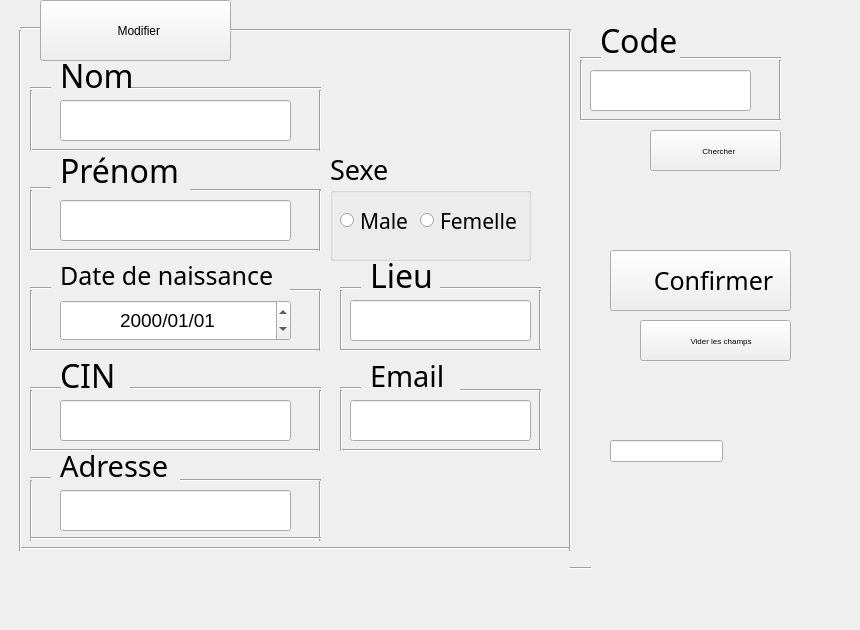
    <widget class="QWidget" name="tab_modifier">
     <attribute name="title">
      <string>Modifier</string>
     </attribute>
     <widget class="QPushButton" name="pushButton_10">
      <property name="geometry">
       <rect>
        <x>640</x>
        <y>320</y>
        <width>151</width>
        <height>41</height>
       </rect>
      </property>
      <property name="font">
       <font>
        <pointsize>6</pointsize>
       </font>
      </property>
      <property name="text">
       <string>     Vider les champs</string>
      </property>
     </widget>
     <widget class="QLabel" name="label_43">
      <property name="geometry">
       <rect>
        <x>580</x>
        <y>250</y>
        <width>61</width>
        <height>61</height>
       </rect>
      </property>
      <property name="text">
       <string/>
      </property>
     </widget>
     <widget class="QPushButton" name="pushButton_11">
      <property name="geometry">
       <rect>
        <x>40</x>
        <y>0</y>
        <width>191</width>
        <height>61</height>
       </rect>
      </property>
      <property name="text">
       <string>  Modifier</string>
      </property>
     </widget>
     <widget class="QPushButton" name="pushButton_12">
      <property name="geometry">
       <rect>
        <x>610</x>
        <y>250</y>
        <width>181</width>
        <height>61</height>
       </rect>
      </property>
      <property name="font">
       <font>
        <family>Bahnschrift</family>
        <pointsize>19</pointsize>
       </font>
      </property>
      <property name="text">
       <string>    Confirmer</string>
      </property>
     </widget>
     <widget class="QLabel" name="label_44">
      <property name="geometry">
       <rect>
        <x>20</x>
        <y>0</y>
        <width>51</width>
        <height>51</height>
       </rect>
      </property>
      <property name="text">
       <string/>
      </property>
     </widget>
     <widget class="QLabel" name="label_45">
      <property name="geometry">
       <rect>
        <x>620</x>
        <y>320</y>
        <width>41</width>
        <height>41</height>
       </rect>
      </property>
      <property name="text">
       <string/>
      </property>
     </widget>
     <widget class="QLabel" name="label_46">
      <property name="geometry">
       <rect>
        <x>660</x>
        <y>430</y>
        <width>191</width>
        <height>191</height>
       </rect>
      </property>
      <property name="text">
       <string/>
      </property>
     </widget>
     <widget class="QLabel" name="label_47">
      <property name="geometry">
       <rect>
        <x>0</x>
        <y>0</y>
        <width>801</width>
        <height>591</height>
       </rect>
      </property>
      <property name="text">
       <string/>
      </property>
     </widget>
     <widget class="Line" name="line_134">
      <property name="geometry">
       <rect>
        <x>580</x>
        <y>50</y>
        <width>21</width>
        <height>16</height>
       </rect>
      </property>
      <property name="orientation">
       <enum>Qt::Horizontal</enum>
      </property>
     </widget>
     <widget class="QLineEdit" name="CodeEdit_4">
      <property name="geometry">
       <rect>
        <x>590</x>
        <y>70</y>
        <width>161</width>
        <height>41</height>
       </rect>
      </property>
      <property name="font">
       <font>
        <pointsize>14</pointsize>
       </font>
      </property>
     </widget>
     <widget class="QLabel" name="label_48">
      <property name="geometry">
       <rect>
        <x>600</x>
        <y>20</y>
        <width>91</width>
        <height>41</height>
       </rect>
      </property>
      <property name="font">
       <font>
        <family>Bahnschrift</family>
        <pointsize>24</pointsize>
       </font>
      </property>
      <property name="text">
       <string>Code</string>
      </property>
     </widget>
     <widget class="Line" name="line_133">
      <property name="geometry">
       <rect>
        <x>770</x>
        <y>60</y>
        <width>20</width>
        <height>61</height>
       </rect>
      </property>
      <property name="orientation">
       <enum>Qt::Vertical</enum>
      </property>
     </widget>
     <widget class="Line" name="line_130">
      <property name="geometry">
       <rect>
        <x>580</x>
        <y>60</y>
        <width>3</width>
        <height>61</height>
       </rect>
      </property>
      <property name="orientation">
       <enum>Qt::Vertical</enum>
      </property>
     </widget>
     <widget class="Line" name="line_132">
      <property name="geometry">
       <rect>
        <x>680</x>
        <y>50</y>
        <width>101</width>
        <height>16</height>
       </rect>
      </property>
      <property name="orientation">
       <enum>Qt::Horizontal</enum>
      </property>
     </widget>
     <widget class="Line" name="line_131">
      <property name="geometry">
       <rect>
        <x>580</x>
        <y>110</y>
        <width>201</width>
        <height>20</height>
       </rect>
      </property>
      <property name="orientation">
       <enum>Qt::Horizontal</enum>
      </property>
     </widget>
     <widget class="QGroupBox" name="groupBox_4">
      <property name="geometry">
       <rect>
        <x>330</x>
        <y>150</y>
        <width>201</width>
        <height>111</height>
       </rect>
      </property>
      <property name="font">
       <font>
        <family>Bahnschrift</family>
        <pointsize>20</pointsize>
       </font>
      </property>
      <property name="title">
       <string>Sexe</string>
      </property>
      <widget class="QRadioButton" name="radioMale_7">
       <property name="geometry">
        <rect>
         <x>10</x>
         <y>50</y>
         <width>81</width>
         <height>41</height>
        </rect>
       </property>
       <property name="font">
        <font>
         <family>Bahnschrift</family>
         <pointsize>16</pointsize>
        </font>
       </property>
       <property name="text">
        <string>Male</string>
       </property>
      </widget>
      <widget class="QRadioButton" name="radioFemelle_7">
       <property name="geometry">
        <rect>
         <x>90</x>
         <y>50</y>
         <width>121</width>
         <height>41</height>
        </rect>
       </property>
       <property name="font">
        <font>
         <family>Bahnschrift</family>
         <pointsize>16</pointsize>
        </font>
       </property>
       <property name="text">
        <string>Femelle</string>
       </property>
      </widget>
     </widget>
     <widget class="Line" name="line_148">
      <property name="geometry">
       <rect>
        <x>30</x>
        <y>140</y>
        <width>291</width>
        <height>20</height>
       </rect>
      </property>
      <property name="orientation">
       <enum>Qt::Horizontal</enum>
      </property>
     </widget>
     <widget class="Line" name="line_135">
      <property name="geometry">
       <rect>
        <x>30</x>
        <y>340</y>
        <width>291</width>
        <height>20</height>
       </rect>
      </property>
      <property name="orientation">
       <enum>Qt::Horizontal</enum>
      </property>
     </widget>
     <widget class="Line" name="line_126">
      <property name="geometry">
       <rect>
        <x>30</x>
        <y>480</y>
        <width>3</width>
        <height>61</height>
       </rect>
      </property>
      <property name="orientation">
       <enum>Qt::Vertical</enum>
      </property>
     </widget>
     <widget class="Line" name="line_160">
      <property name="geometry">
       <rect>
        <x>340</x>
        <y>280</y>
        <width>21</width>
        <height>16</height>
       </rect>
      </property>
      <property name="orientation">
       <enum>Qt::Horizontal</enum>
      </property>
     </widget>
     <widget class="QLabel" name="label_50">
      <property name="geometry">
       <rect>
        <x>60</x>
        <y>450</y>
        <width>151</width>
        <height>31</height>
       </rect>
      </property>
      <property name="font">
       <font>
        <family>Bahnschrift</family>
        <pointsize>22</pointsize>
       </font>
      </property>
      <property name="text">
       <string>Adresse</string>
      </property>
     </widget>
     <widget class="Line" name="line_128">
      <property name="geometry">
       <rect>
        <x>310</x>
        <y>290</y>
        <width>20</width>
        <height>61</height>
       </rect>
      </property>
      <property name="orientation">
       <enum>Qt::Vertical</enum>
      </property>
     </widget>
     <widget class="Line" name="line_157">
      <property name="geometry">
       <rect>
        <x>530</x>
        <y>290</y>
        <width>20</width>
        <height>61</height>
       </rect>
      </property>
      <property name="orientation">
       <enum>Qt::Vertical</enum>
      </property>
     </widget>
     <widget class="Line" name="line_125">
      <property name="geometry">
       <rect>
        <x>30</x>
        <y>190</y>
        <width>3</width>
        <height>61</height>
       </rect>
      </property>
      <property name="orientation">
       <enum>Qt::Vertical</enum>
      </property>
     </widget>
     <widget class="Line" name="line_150">
      <property name="geometry">
       <rect>
        <x>20</x>
        <y>540</y>
        <width>551</width>
        <height>16</height>
       </rect>
      </property>
      <property name="orientation">
       <enum>Qt::Horizontal</enum>
      </property>
     </widget>
     <widget class="Line" name="line_162">
      <property name="geometry">
       <rect>
        <x>340</x>
        <y>290</y>
        <width>3</width>
        <height>61</height>
       </rect>
      </property>
      <property name="orientation">
       <enum>Qt::Vertical</enum>
      </property>
     </widget>
     <widget class="Line" name="line_124">
      <property name="geometry">
       <rect>
        <x>290</x>
        <y>280</y>
        <width>31</width>
        <height>20</height>
       </rect>
      </property>
      <property name="orientation">
       <enum>Qt::Horizontal</enum>
      </property>
     </widget>
     <widget class="Line" name="line_154">
      <property name="geometry">
       <rect>
        <x>190</x>
        <y>180</y>
        <width>131</width>
        <height>20</height>
       </rect>
      </property>
      <property name="orientation">
       <enum>Qt::Horizontal</enum>
      </property>
     </widget>
     <widget class="Line" name="line_156">
      <property name="geometry">
       <rect>
        <x>30</x>
        <y>440</y>
        <width>291</width>
        <height>20</height>
       </rect>
      </property>
      <property name="orientation">
       <enum>Qt::Horizontal</enum>
      </property>
     </widget>
     <widget class="Line" name="line_142">
      <property name="geometry">
       <rect>
        <x>30</x>
        <y>280</y>
        <width>21</width>
        <height>16</height>
       </rect>
      </property>
      <property name="orientation">
       <enum>Qt::Horizontal</enum>
      </property>
     </widget>
     <widget class="Line" name="line_136">
      <property name="geometry">
       <rect>
        <x>30</x>
        <y>290</y>
        <width>3</width>
        <height>61</height>
       </rect>
      </property>
      <property name="orientation">
       <enum>Qt::Vertical</enum>
      </property>
     </widget>
     <widget class="Line" name="line_144">
      <property name="geometry">
       <rect>
        <x>30</x>
        <y>90</y>
        <width>3</width>
        <height>61</height>
       </rect>
      </property>
      <property name="orientation">
       <enum>Qt::Vertical</enum>
      </property>
     </widget>
     <widget class="Line" name="line_141">
      <property name="geometry">
       <rect>
        <x>310</x>
        <y>480</y>
        <width>20</width>
        <height>61</height>
       </rect>
      </property>
      <property name="orientation">
       <enum>Qt::Vertical</enum>
      </property>
     </widget>
     <widget class="Line" name="line_146">
      <property name="geometry">
       <rect>
        <x>130</x>
        <y>80</y>
        <width>191</width>
        <height>16</height>
       </rect>
      </property>
      <property name="orientation">
       <enum>Qt::Horizontal</enum>
      </property>
     </widget>
     <widget class="Line" name="line_139">
      <property name="geometry">
       <rect>
        <x>340</x>
        <y>340</y>
        <width>201</width>
        <height>20</height>
       </rect>
      </property>
      <property name="orientation">
       <enum>Qt::Horizontal</enum>
      </property>
     </widget>
     <widget class="QLabel" name="label_51">
      <property name="geometry">
       <rect>
        <x>370</x>
        <y>260</y>
        <width>101</width>
        <height>31</height>
       </rect>
      </property>
      <property name="font">
       <font>
        <family>Bahnschrift</family>
        <pointsize>24</pointsize>
       </font>
      </property>
      <property name="text">
       <string>Lieu</string>
      </property>
     </widget>
     <widget class="Line" name="line_158">
      <property name="geometry">
       <rect>
        <x>30</x>
        <y>80</y>
        <width>21</width>
        <height>16</height>
       </rect>
      </property>
      <property name="orientation">
       <enum>Qt::Horizontal</enum>
      </property>
     </widget>
     <widget class="Line" name="line_127">
      <property name="geometry">
       <rect>
        <x>30</x>
        <y>390</y>
        <width>3</width>
        <height>61</height>
       </rect>
      </property>
      <property name="orientation">
       <enum>Qt::Vertical</enum>
      </property>
     </widget>
     <widget class="QDateEdit" name="dateEdit_4">
      <property name="geometry">
       <rect>
        <x>60</x>
        <y>300</y>
        <width>231</width>
        <height>41</height>
       </rect>
      </property>
      <property name="font">
       <font>
        <pointsize>14</pointsize>
       </font>
      </property>
      <property name="layoutDirection">
       <enum>Qt::LeftToRight</enum>
      </property>
      <property name="alignment">
       <set>Qt::AlignCenter</set>
      </property>
      <property name="displayFormat">
       <string>yyyy/MM/dd</string>
      </property>
     </widget>
     <widget class="QLabel" name="label_49">
      <property name="geometry">
       <rect>
        <x>60</x>
        <y>140</y>
        <width>131</width>
        <height>61</height>
       </rect>
      </property>
      <property name="font">
       <font>
        <family>Bahnschrift</family>
        <pointsize>24</pointsize>
       </font>
      </property>
      <property name="text">
       <string>Prénom</string>
      </property>
     </widget>
     <widget class="Line" name="line_147">
      <property name="geometry">
       <rect>
        <x>560</x>
        <y>30</y>
        <width>20</width>
        <height>521</height>
       </rect>
      </property>
      <property name="orientation">
       <enum>Qt::Vertical</enum>
      </property>
     </widget>
     <widget class="Line" name="line_143">
      <property name="geometry">
       <rect>
        <x>10</x>
        <y>30</y>
        <width>20</width>
        <height>521</height>
       </rect>
      </property>
      <property name="orientation">
       <enum>Qt::Vertical</enum>
      </property>
     </widget>
     <widget class="Line" name="line_149">
      <property name="geometry">
       <rect>
        <x>30</x>
        <y>470</y>
        <width>21</width>
        <height>16</height>
       </rect>
      </property>
      <property name="orientation">
       <enum>Qt::Horizontal</enum>
      </property>
     </widget>
     <widget class="Line" name="line_155">
      <property name="geometry">
       <rect>
        <x>30</x>
        <y>240</y>
        <width>291</width>
        <height>20</height>
       </rect>
      </property>
      <property name="orientation">
       <enum>Qt::Horizontal</enum>
      </property>
     </widget>
     <widget class="QLineEdit" name="LieuEdit_4">
      <property name="geometry">
       <rect>
        <x>350</x>
        <y>300</y>
        <width>181</width>
        <height>41</height>
       </rect>
      </property>
      <property name="font">
       <font>
        <pointsize>14</pointsize>
       </font>
      </property>
     </widget>
     <widget class="Line" name="line_138">
      <property name="geometry">
       <rect>
        <x>440</x>
        <y>280</y>
        <width>101</width>
        <height>16</height>
       </rect>
      </property>
      <property name="orientation">
       <enum>Qt::Horizontal</enum>
      </property>
     </widget>
     <widget class="Line" name="line_145">
      <property name="geometry">
       <rect>
        <x>130</x>
        <y>380</y>
        <width>191</width>
        <height>16</height>
       </rect>
      </property>
      <property name="orientation">
       <enum>Qt::Horizontal</enum>
      </property>
     </widget>
     <widget class="Line" name="line_152">
      <property name="geometry">
       <rect>
        <x>310</x>
        <y>390</y>
        <width>20</width>
        <height>61</height>
       </rect>
      </property>
      <property name="orientation">
       <enum>Qt::Vertical</enum>
      </property>
     </widget>
     <widget class="QLineEdit" name="adresseEdit_4">
      <property name="geometry">
       <rect>
        <x>60</x>
        <y>490</y>
        <width>231</width>
        <height>41</height>
       </rect>
      </property>
      <property name="font">
       <font>
        <pointsize>14</pointsize>
       </font>
      </property>
     </widget>
     <widget class="QLineEdit" name="CINEdit_4">
      <property name="geometry">
       <rect>
        <x>60</x>
        <y>400</y>
        <width>231</width>
        <height>41</height>
       </rect>
      </property>
      <property name="font">
       <font>
        <pointsize>14</pointsize>
       </font>
      </property>
     </widget>
     <widget class="Line" name="line_137">
      <property name="geometry">
       <rect>
        <x>230</x>
        <y>20</y>
        <width>341</width>
        <height>20</height>
       </rect>
      </property>
      <property name="orientation">
       <enum>Qt::Horizontal</enum>
      </property>
     </widget>
     <widget class="Line" name="line_151">
      <property name="geometry">
       <rect>
        <x>30</x>
        <y>180</y>
        <width>21</width>
        <height>16</height>
       </rect>
      </property>
      <property name="orientation">
       <enum>Qt::Horizontal</enum>
      </property>
     </widget>
     <widget class="QLineEdit" name="nomEdit_4">
      <property name="geometry">
       <rect>
        <x>60</x>
        <y>100</y>
        <width>231</width>
        <height>41</height>
       </rect>
      </property>
      <property name="font">
       <font>
        <pointsize>14</pointsize>
       </font>
      </property>
     </widget>
     <widget class="Line" name="line_140">
      <property name="geometry">
       <rect>
        <x>30</x>
        <y>530</y>
        <width>291</width>
        <height>16</height>
       </rect>
      </property>
      <property name="orientation">
       <enum>Qt::Horizontal</enum>
      </property>
     </widget>
     <widget class="QLineEdit" name="prenomEdit_4">
      <property name="geometry">
       <rect>
        <x>60</x>
        <y>200</y>
        <width>231</width>
        <height>41</height>
       </rect>
      </property>
      <property name="font">
       <font>
        <pointsize>14</pointsize>
       </font>
      </property>
     </widget>
     <widget class="Line" name="line_153">
      <property name="geometry">
       <rect>
        <x>180</x>
        <y>470</y>
        <width>141</width>
        <height>20</height>
       </rect>
      </property>
      <property name="orientation">
       <enum>Qt::Horizontal</enum>
      </property>
     </widget>
     <widget class="Line" name="line_161">
      <property name="geometry">
       <rect>
        <x>310</x>
        <y>90</y>
        <width>20</width>
        <height>61</height>
       </rect>
      </property>
      <property name="orientation">
       <enum>Qt::Vertical</enum>
      </property>
     </widget>
     <widget class="Line" name="line_159">
      <property name="geometry">
       <rect>
        <x>30</x>
        <y>380</y>
        <width>31</width>
        <height>16</height>
       </rect>
      </property>
      <property name="orientation">
       <enum>Qt::Horizontal</enum>
      </property>
     </widget>
     <widget class="Line" name="line_163">
      <property name="geometry">
       <rect>
        <x>570</x>
        <y>560</y>
        <width>21</width>
        <height>16</height>
       </rect>
      </property>
      <property name="orientation">
       <enum>Qt::Horizontal</enum>
      </property>
     </widget>
     <widget class="Line" name="line_164">
      <property name="geometry">
       <rect>
        <x>20</x>
        <y>20</y>
        <width>21</width>
        <height>16</height>
       </rect>
      </property>
      <property name="orientation">
       <enum>Qt::Horizontal</enum>
      </property>
     </widget>
     <widget class="QLabel" name="label_52">
      <property name="geometry">
       <rect>
        <x>60</x>
        <y>60</y>
        <width>91</width>
        <height>31</height>
       </rect>
      </property>
      <property name="font">
       <font>
        <family>Bahnschrift</family>
        <pointsize>24</pointsize>
       </font>
      </property>
      <property name="text">
       <string>Nom</string>
      </property>
     </widget>
     <widget class="QLabel" name="label_53">
      <property name="geometry">
       <rect>
        <x>60</x>
        <y>260</y>
        <width>241</width>
        <height>31</height>
       </rect>
      </property>
      <property name="font">
       <font>
        <family>Bahnschrift</family>
        <pointsize>19</pointsize>
       </font>
      </property>
      <property name="text">
       <string>Date de naissance</string>
      </property>
     </widget>
     <widget class="QLabel" name="label_54">
      <property name="geometry">
       <rect>
        <x>60</x>
        <y>360</y>
        <width>111</width>
        <height>31</height>
       </rect>
      </property>
      <property name="font">
       <font>
        <family>Bahnschrift</family>
        <pointsize>24</pointsize>
       </font>
      </property>
      <property name="text">
       <string>CIN</string>
      </property>
     </widget>
     <widget class="Line" name="line_165">
      <property name="geometry">
       <rect>
        <x>310</x>
        <y>190</y>
        <width>20</width>
        <height>61</height>
       </rect>
      </property>
      <property name="orientation">
       <enum>Qt::Vertical</enum>
      </property>
     </widget>
     <widget class="QLineEdit" name="SexeEdit_4">
      <property name="geometry">
       <rect>
        <x>610</x>
        <y>440</y>
        <width>113</width>
        <height>22</height>
       </rect>
      </property>
     </widget>
     <widget class="QLabel" name="label_56">
      <property name="geometry">
       <rect>
        <x>630</x>
        <y>130</y>
        <width>41</width>
        <height>41</height>
       </rect>
      </property>
      <property name="text">
       <string/>
      </property>
     </widget>
     <widget class="QPushButton" name="pushButton_14">
      <property name="geometry">
       <rect>
        <x>650</x>
        <y>130</y>
        <width>131</width>
        <height>41</height>
       </rect>
      </property>
      <property name="font">
       <font>
        <pointsize>6</pointsize>
       </font>
      </property>
      <property name="text">
       <string>   Chercher</string>
      </property>
     </widget>
     <widget class="Line" name="line_171">
      <property name="geometry">
       <rect>
        <x>530</x>
        <y>390</y>
        <width>20</width>
        <height>61</height>
       </rect>
      </property>
      <property name="orientation">
       <enum>Qt::Vertical</enum>
      </property>
     </widget>
     <widget class="QLabel" name="label_62">
      <property name="geometry">
       <rect>
        <x>370</x>
        <y>360</y>
        <width>101</width>
        <height>31</height>
       </rect>
      </property>
      <property name="font">
       <font>
        <family>Bahnschrift</family>
        <pointsize>22</pointsize>
       </font>
      </property>
      <property name="text">
       <string>Email</string>
      </property>
     </widget>
     <widget class="Line" name="line_172">
      <property name="geometry">
       <rect>
        <x>340</x>
        <y>440</y>
        <width>201</width>
        <height>20</height>
       </rect>
      </property>
      <property name="orientation">
       <enum>Qt::Horizontal</enum>
      </property>
     </widget>
     <widget class="Line" name="line_173">
      <property name="geometry">
       <rect>
        <x>460</x>
        <y>380</y>
        <width>81</width>
        <height>20</height>
       </rect>
      </property>
      <property name="orientation">
       <enum>Qt::Horizontal</enum>
      </property>
     </widget>
     <widget class="Line" name="line_174">
      <property name="geometry">
       <rect>
        <x>340</x>
        <y>380</y>
        <width>21</width>
        <height>16</height>
       </rect>
      </property>
      <property name="orientation">
       <enum>Qt::Horizontal</enum>
      </property>
     </widget>
     <widget class="Line" name="line_175">
      <property name="geometry">
       <rect>
        <x>340</x>
        <y>390</y>
        <width>3</width>
        <height>61</height>
       </rect>
      </property>
      <property name="orientation">
       <enum>Qt::Vertical</enum>
      </property>
     </widget>
     <widget class="QLineEdit" name="EmailEdit_4">
      <property name="geometry">
       <rect>
        <x>350</x>
        <y>400</y>
        <width>181</width>
        <height>41</height>
       </rect>
      </property>
      <property name="font">
       <font>
        <pointsize>14</pointsize>
       </font>
      </property>
     </widget>
     <zorder>SexeEdit_4</zorder>
     <zorder>line_164</zorder>
     <zorder>label_47</zorder>
     <zorder>pushButton_10</zorder>
     <zorder>pushButton_12</zorder>
     <zorder>label_43</zorder>
     <zorder>label_45</zorder>
     <zorder>label_46</zorder>
     <zorder>pushButton_11</zorder>
     <zorder>label_44</zorder>
     <zorder>line_134</zorder>
     <zorder>CodeEdit_4</zorder>
     <zorder>label_48</zorder>
     <zorder>line_133</zorder>
     <zorder>line_130</zorder>
     <zorder>line_132</zorder>
     <zorder>line_131</zorder>
     <zorder>groupBox_4</zorder>
     <zorder>line_148</zorder>
     <zorder>line_135</zorder>
     <zorder>line_126</zorder>
     <zorder>line_160</zorder>
     <zorder>label_50</zorder>
     <zorder>line_128</zorder>
     <zorder>line_157</zorder>
     <zorder>line_125</zorder>
     <zorder>line_150</zorder>
     <zorder>line_162</zorder>
     <zorder>line_124</zorder>
     <zorder>line_154</zorder>
     <zorder>line_156</zorder>
     <zorder>line_142</zorder>
     <zorder>line_136</zorder>
     <zorder>line_144</zorder>
     <zorder>line_141</zorder>
     <zorder>line_146</zorder>
     <zorder>line_139</zorder>
     <zorder>label_51</zorder>
     <zorder>line_158</zorder>
     <zorder>line_127</zorder>
     <zorder>dateEdit_4</zorder>
     <zorder>label_49</zorder>
     <zorder>line_147</zorder>
     <zorder>line_143</zorder>
     <zorder>line_149</zorder>
     <zorder>line_155</zorder>
     <zorder>LieuEdit_4</zorder>
     <zorder>line_138</zorder>
     <zorder>line_145</zorder>
     <zorder>line_152</zorder>
     <zorder>adresseEdit_4</zorder>
     <zorder>CINEdit_4</zorder>
     <zorder>line_137</zorder>
     <zorder>line_151</zorder>
     <zorder>nomEdit_4</zorder>
     <zorder>line_140</zorder>
     <zorder>prenomEdit_4</zorder>
     <zorder>line_153</zorder>
     <zorder>line_161</zorder>
     <zorder>line_159</zorder>
     <zorder>line_163</zorder>
     <zorder>label_52</zorder>
     <zorder>label_53</zorder>
     <zorder>label_54</zorder>
     <zorder>line_165</zorder>
     <zorder>pushButton_14</zorder>
     <zorder>label_56</zorder>
     <zorder>line_171</zorder>
     <zorder>label_62</zorder>
     <zorder>line_172</zorder>
     <zorder>line_173</zorder>
     <zorder>line_174</zorder>
     <zorder>line_175</zorder>
     <zorder>EmailEdit_4</zorder>
    </widget>
